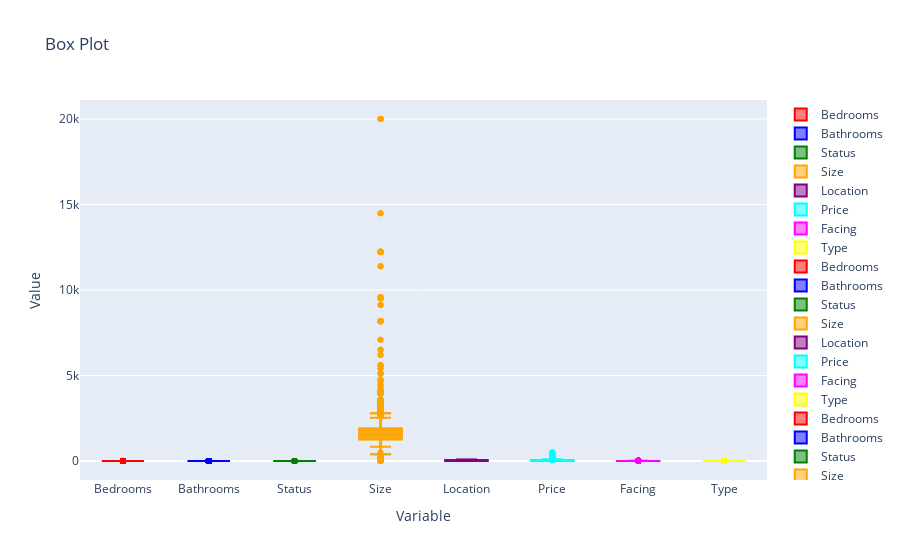

The code cell stored with this chart in its notebook:
### Code cell
for i,col in enumerate(final_df.columns):
    fig.add_trace(go.Box(y=final_df[col],name=col,marker_color=colors[i]))
fig.update_layout(title="Box Plot",yaxis_title="Value",xaxis_title="Variable")
fig.show()

### Figure 1 — Plotly figure (JSON) as saved in the notebook; plotly's stock layout.template omitted (floating-point values rounded to 4 significant figures; data arrays with more than 128 entries replaced by an {"elided": "..."} marker saying what was removed)
{"data": [{"marker": {"color": "red"}, "name": "Bedrooms", "type": "box", "y": {"elided": "1013 int values"}}, {"marker": {"color": "blue"}, "name": "Bathrooms", "type": "box", "y": {"elided": "1013 int values"}}, {"marker": {"color": "green"}, "name": "Status", "type": "box", "y": {"elided": "1013 int values"}}, {"marker": {"color": "orange"}, "name": "Size", "type": "box", "y": {"elided": "1013 int values"}}, {"marker": {"color": "purple"}, "name": "Location", "type": "box", "y": {"elided": "1013 int values"}}, {"marker": {"color": "cyan"}, "name": "Price", "type": "box", "y": {"elided": "1013 float values"}}, {"marker": {"color": "magenta"}, "name": "Facing", "type": "box", "y": {"elided": "1013 int values"}}, {"marker": {"color": "yellow"}, "name": "Type", "type": "box", "y": {"elided": "1013 int values"}}, {"marker": {"color": "red"}, "name": "Bedrooms", "type": "box", "y": {"elided": "1013 int values"}}, {"marker": {"color": "blue"}, "name": "Bathrooms", "type": "box", "y": {"elided": "1013 int values"}}, {"marker": {"color": "green"}, "name": "Status", "type": "box", "y": {"elided": "1013 int values"}}, {"marker": {"color": "orange"}, "name": "Size", "type": "box", "y": {"elided": "1013 int values"}}, {"marker": {"color": "purple"}, "name": "Location", "type": "box", "y": {"elided": "1013 int values"}}, {"marker": {"color": "cyan"}, "name": "Price", "type": "box", "y": {"elided": "1013 float values"}}, {"marker": {"color": "magenta"}, "name": "Facing", "type": "box", "y": {"elided": "1013 int values"}}, {"marker": {"color": "yellow"}, "name": "Type", "type": "box", "y": {"elided": "1013 int values"}}, {"marker": {"color": "red"}, "name": "Bedrooms", "type": "box", "y": {"elided": "681 int values"}}, {"marker": {"color": "blue"}, "name": "Bathrooms", "type": "box", "y": {"elided": "681 int values"}}, {"marker": {"color": "green"}, "name": "Status", "type": "box", "y": {"elided": "681 int values"}}, {"marker": {"color": "orange"}, "name": "Size", "type": "box", "y": {"elided": "681 int values"}}, {"marker": {"color": "purple"}, "name": "Location", "type": "box", "y": {"elided": "681 int values"}}, {"marker": {"color": "cyan"}, "name": "Price", "type": "box", "y": {"elided": "681 float values"}}, {"marker": {"color": "magenta"}, "name": "Facing", "type": "box", "y": {"elided": "681 int values"}}, {"marker": {"color": "yellow"}, "name": "Type", "type": "box", "y": {"elided": "681 int values"}}], "layout": {"autosize": true, "title": {"text": "Box Plot"}, "xaxis": {"autorange": true, "range": [-0.5, 7.5], "title": {"text": "Variable"}, "type": "category"}, "yaxis": {"autorange": true, "range": [-1111.0, 21110.0], "title": {"text": "Value"}, "type": "linear"}}}
